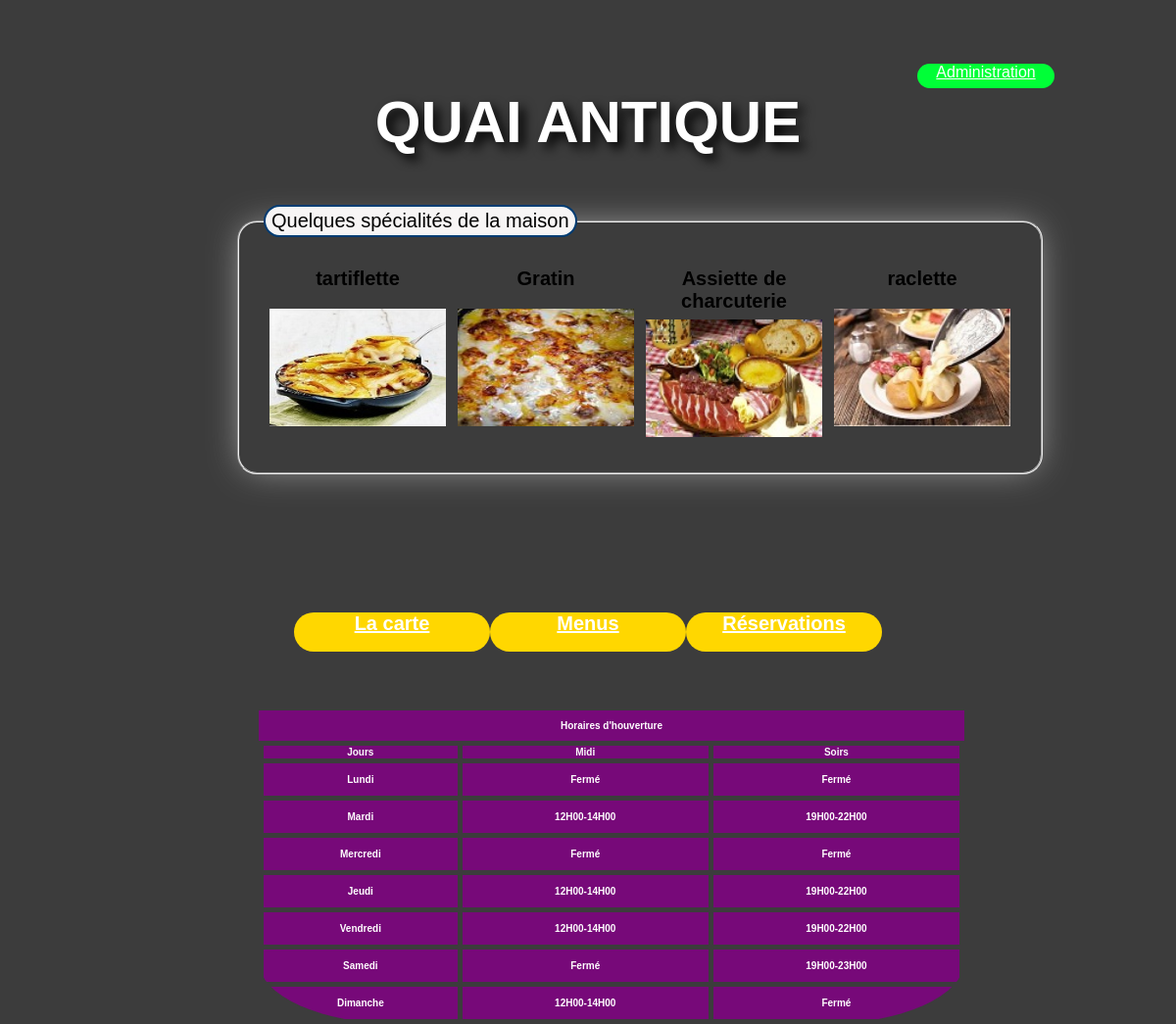
The page / on the database its author committed.
### tables this page shows
CREATE TABLE `images` (
  `id_images` int(11) NOT NULL,
  `photo` varchar(50) NOT NULL,
  `titre` varchar(30) NOT NULL
);

CREATE TABLE `ouverture` (
  `id_ouverture` int(8) NOT NULL,
  `jour` varchar(10) NOT NULL,
  `midi` varchar(16) NOT NULL,
  `soir` varchar(16) NOT NULL
);

### index.php (the view, shortened to what this page needs)
<!doctype html>
<html>
<head>
  <link rel="stylesheet" href="index.css">
</head>
<body>
  <div id='global'>
    <header>
      <a href="admin/login.php" class="bouton1">Administration</a>
      <h1>QUAI ANTIQUE</h1>
    </header>
    <main>
      <fieldset>
        <legend>Quelques spécialités de la maison</legend>
        <?php
        try {
          $bdd = new PDO('mysql:host=localhost;dbname=images_resto', 'root');
        } catch (Exception $e) {
          die('Erreur:' . $e->getMessage());
        }
        $reponse = $bdd->query('SELECT * FROM images ORDER BY id_images ');
        while ($donnees = $reponse->fetch()) {
        ?>
          <table>
            <thead>
              <tr>
                <th><?php echo $donnees['titre']; ?></th>
              </tr>
            </thead>
            <tbody>
              <tr>
                <th><img src="<?php echo $donnees['photo']; ?>" width="180" height="120" /></th>
              </tr>
            </tbody>
          </table>
        <?php
        }
        ?>
      </fieldset>
    </main>
    <aside>
      <a href="carteUtilisateurretourPHP.php" class="carte">La carte</a>
      <a href="menuUtilisateurRetourPHP.php" class="menus">Menus</a>
      <a href="clients/enregistrementClient.php" class="reservation">Réservations</a>
    </aside>
    <footer>
      <p>Horaires d'houverture</p>
      <table>
        <thead>
          <tr>
            <th>Jours</th>
            <th>Midi</th>
            <th>Soirs</th>
          </tr>
        </thead>
        <tbody>
          <?php
          try {
            $bdd = new PDO('mysql:host=localhost;dbname=ouverture_resto', 'root');
          } catch (Exception $e) {
            die('Erreur:' . $e->getMessage());
          }
          $reponse = $bdd->query('SELECT * FROM ouverture ORDER BY id_ouverture ');
          while ($donnees = $reponse->fetch()) {
          ?>
            <tr>
              <td>
                <p id="gauche"><?php echo $donnees['jour']; ?></p>
              </td>
              <td>
                <p id="ingredients"><?php echo $donnees['midi']; ?></p>
              </td>
              <td>
                <p id="centre"><?php echo $donnees['soir']; ?></p>
              </td>
            </tr>
          <?php
          }
          ?>
        </tbody>
      </table>
    </footer>
  </div>
</body>
</html>

### index.css (style rules this page uses)
body { margin: 0; padding: 0; width: 100%; background: #3c3c3c; }
header { width: 100%; }
#global { width: 80%; margin: auto; padding: 25px; background: #3c3c3c; }
a.bouton1 { margin-top: 40px; margin-left: 85%; float: left; height: 25px; width: 140px; background: #00ff37; border-radius: 30px; }
h1 { font-family:Tahoma, sans-serif; font-size: 60px; text-align: center; position: absolute; width: 100%; top: 8%; left: 50%; transform: translate(-50%, -50%); color: white; text-shadow: black 0.1em 0.1em 0.2em }
main { width: 80%; margin-top: auto; }
fieldset { width: 60%; box-shadow: 0px 0px 36px -7px rgba(171, 171, 171, 1); border-radius: 20px; top: 20%; display: flex; position: absolute; padding: 25px; left: 20%; font-size: 20px; }
legend { background: #f7f5f5; color: #000; padding: 3px 6px; border: 2px solid #003c72; border-radius: 30px; font-family:Tahoma, sans-serif; }
aside { margin-top: 600px; background: #3c3c3c; position: absolute; left: 25%; width: 50%; display: flex; font-size: 20px; font-weight: bold; border-radius: 30px; justify-content: space-between; }
a.carte { font-size: 20px; text-align: center; height: 40px; width: 200px; background: #FFD700; border-radius: 30px; }
a.menus { font-size: 20px; text-align: center; height: 40px; width: 200px; background: #FFD700; border-radius: 30px; }
a.reservation { font-size: 20px; height: 40px; width: 200px; text-align: center; background: #FFD700; border-radius: 30px; }
table { border-collapse: collapse; width: 100%; font-family: cursive, Gotham, Tahoma, sans-serif; }
table, th, td { border: 5px solid #3c3c3c; text-align: center; }
footer { font-size: 10px; color: #fafafa; background: #770979; text-align: left; position: absolute; margin-top: 700px; left: 22%; width: 60%; border-radius: 0 0 20% 20%; justify-content: space-between; }
a { font-family: cursive, Gotham, Tahoma, sans-serif; text-align: center; color: white; }
p { color: white; font-family: cursive, Gotham, Tahoma, sans-serif; font-weight: bold; text-align: center; }

### rows shown on the page
images: titre "tartiflette", photo (picture)
images: titre "Gratin", photo (picture)
images: titre "Assiette de charcuterie", photo (picture)
images: titre "raclette", photo (picture)
ouverture: jour "Lundi", midi "Fermé", soir "Fermé"
ouverture: jour "Mardi", midi "12H00-14H00", soir "19H00-22H00"
ouverture: jour "Mercredi", midi "Fermé", soir "Fermé"
ouverture: jour "Jeudi", midi "12H00-14H00", soir "19H00-22H00"
ouverture: jour "Vendredi", midi "12H00-14H00", soir "19H00-22H00"
ouverture: jour "Samedi", midi "Fermé", soir "19H00-23H00"
ouverture: jour "Dimanche", midi "12H00-14H00", soir "Fermé"
